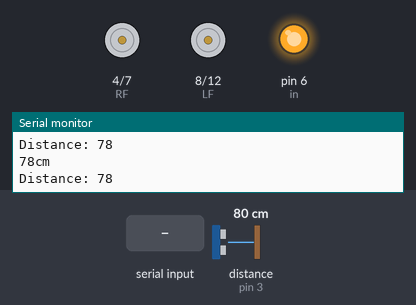
Recording of a sketch running on a simulated Arduino Uno, built with avr-gcc and run on an emulated ATmega328P. On the bench: motor-driver pin pairs drawn as motors (green arrow = first pin HIGH = forward, orange = second pin HIGH = backward, longer = more drive), output pins drawn as LEDs (lit = HIGH), the last lines printed to the serial monitor. Wiring (inferred from the names in the program): ultrasonic range finder: trigger pin 2; echo pin 3. Inputs (shaded band) come from the test bench; at power-on: distance to the obstacle (sensor on pin 3) 80 cm. The echo pulse lasts 58.3 µs per cm; pins used as bus, display or sensor lines are not drawn.

Above: at 1.2 s.
1.3 s: "1" received over Serial
At 2.0 s:
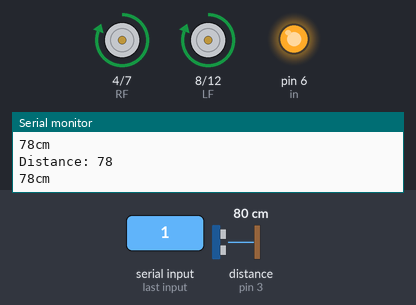
2.8 s: "2" received over Serial
At 4.0 s:
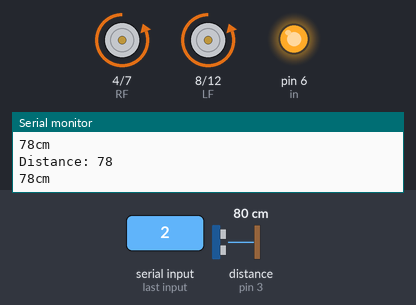
4.3 s: "4" received over Serial
At 5.1 s:
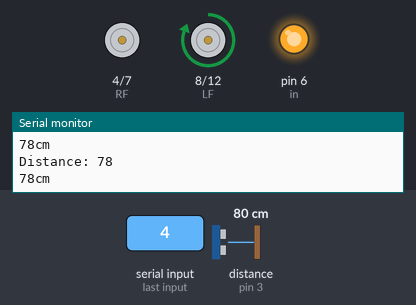
5.8 s: "3" received over Serial
At 6.8 s:
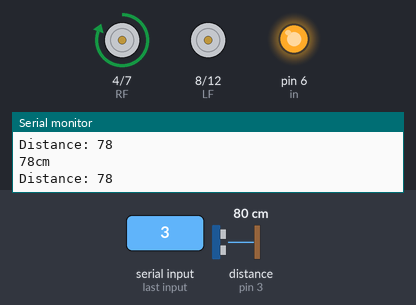
7.3 s: "6" received over Serial
At 7.6 s:
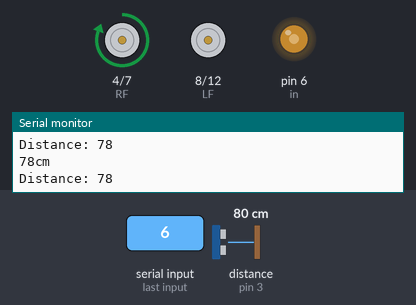
8.8 s: distance to the obstacle (sensor on pin 3) set to 34 cm
10.3 s: distance to the obstacle (sensor on pin 3) set to 29 cm
At 11.6 s:
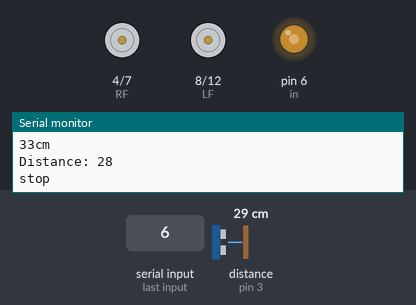
Timing chart, 0 to 12.8 s (numbered marks = the images above; inputs shaded):
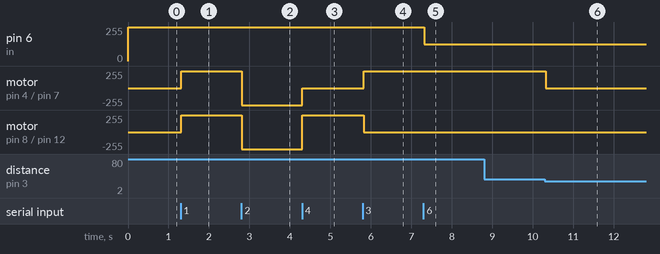

The sketch:

RC_Car_With_Line_Follower_1.ino
```cpp
#define de 11
#define in 6
#define m_sensor 9
#define r_sensor 10
#define l_sensor 13
#define MAX 90
#define kp 15
#define kd 5

int lasterror = 0;
int error = 0;


const int LeftMotorForward = 8;
const int LeftMotorBackward = 12;
const int RightMotorForward = 4;
const int RightMotorBackward = 7;
int duration,distance;

 int getDistance ;
#define RF 4 //right forward
#define RB 7 // right backward
#define LF 8  //left forward
#define LB 12 //left backward
char x ;
//byte de=11,in=6;       //AE =de= 11 , in = BE = 6
float k=255;
const int trigPin = 2 ;
const int echoPin = 3 ;


  void forward(){
  digitalWrite(RF, HIGH);
  digitalWrite(RB, LOW);
  digitalWrite(LF, HIGH);
  digitalWrite(LB, LOW);
  Serial.println("forword");
  }

void backward(){
  digitalWrite(RF, LOW);
  digitalWrite(RB, HIGH);
  digitalWrite(LF, LOW);
  digitalWrite(LB, HIGH);
  Serial.println("backward");
  }

void right(){
  digitalWrite(RF, HIGH);
  digitalWrite(RB, LOW);
  digitalWrite(LF, LOW);
  digitalWrite(LB, LOW);
  Serial.println("right");
  }


void left(){
  digitalWrite(RF, LOW);
  digitalWrite(RB, LOW);
  digitalWrite(LF, HIGH);
  digitalWrite(LB, LOW);
  Serial.println("left");
  }
void stop_motor(){
  digitalWrite(RF, LOW);
  digitalWrite(RB, LOW);
  digitalWrite(LF, LOW);
  digitalWrite(LB, LOW);
  Serial.println("stop");
  }


/********************************************************************************************************************************line*/
 void line(){

  Serial.println("line_follower");

  int8_t sensor_R = 0, sensor_M = 0, sensor_L = 0  ;

 sensor_R = digitalRead(r_sensor);
  sensor_M = digitalRead(m_sensor);
 sensor_L = digitalRead(l_sensor);
  lasterror = error;
  forward();
  if(sensor_R == 1 && sensor_M == 1 && sensor_L == 0){
    error = 2;
  }else if(sensor_R == 1 && sensor_M == 0 && sensor_L == 0){
    error = 1;
  }else if(sensor_R == 1 && sensor_M == 0 && sensor_L == 1){
    error = 0;
  }else if(sensor_R == 1 && sensor_M == 1 && sensor_L == 1){
    error = -3;
  }
  else if(sensor_R == 0 && sensor_M == 0 && sensor_L == 0){
    error = -4;
  }
  else if(sensor_R == 0 && sensor_M == 0 && sensor_L == 1){
    error = -1;
  }
   else if(sensor_R == 0 && sensor_M == 1 && sensor_L == 0){
    error = -6;
  }
else if(sensor_R == 1 && sensor_M == 0 && sensor_L == 1){
    error = -5;
  }
    if(error == -2 || error == -1 ){
      right();
     delay(50);
      stop_motor();
      delay(50);
    }
else if (error == -5 ){
      forward();
     delay(50);
     stop_motor();
     delay(50);
    }
    else if (error == 2 || error == 1  ){
      left();
      delay(50);
      stop_motor();
      delay(50);
    }
else if (error == 0 || error == -3  || error == -4 || error == -6){
      stop_motor();
    }


 analogWrite(de , MAX - error*kp - kd*lasterror);
  analogWrite(in , MAX + error*kp + kd*lasterror);

  }


  void setup() {
    pinMode(RF , OUTPUT);
  pinMode(RB , OUTPUT);
  pinMode(LF , OUTPUT);
  pinMode(LB , OUTPUT);
   pinMode(de , OUTPUT);
  pinMode(in , OUTPUT);
  analogWrite(de,255);
  analogWrite(in,255);
   pinMode(trigPin, OUTPUT);
  pinMode(echoPin, INPUT);
   Serial.begin(9600);

  // put your setup code here, to run once:

/*********************************************************************************line***********/
  pinMode(de,OUTPUT);
  pinMode(in,OUTPUT);
  digitalWrite(de,HIGH);
  digitalWrite(in,HIGH);

}


void loop() {


  Serial.print(distance);    //printing the numbers
  Serial.print("cm");       //and the unit
  Serial.println(" ");      //just printing to a new line


  //IF YOU WANT THE PORGRAM SPITTING OUT INFORMATION SLOWER, JUST UNCOMMENT(DELETE THE 2 //) THE NEXT LINE AND CHANGE THE NUMBER
  //delay(500);

  if (Serial.available()){
    x = Serial.read() ;
      Serial.print(x);

    if (x=='1'){
      forward();
    }else if(x=='2'){
      backward();
    }else if (x == '4'){
      left();
    }else if (x=='3'){
      right();
    }else if ( x=='5'){
    stop_motor();
    }
     else if(x=='6'&&k==255){
      analogWrite(in,127.5);
      analogWrite(de,127.5);
      k=127.5;
      Serial.print(k);
    }
     else if(x=='6'&&k==127.5){
      analogWrite(in,63.75);
      analogWrite(de,63.75);
     k=63.75;
     Serial.print(k);
    }
     else if(x=='6'&&k==63.75){
      analogWrite(in,31.875);
      analogWrite(de,31.875);
     k=31.875;
     Serial.print(k);
    }
    else if(x=='7'&&k==31.875){
      analogWrite(in,63.75);
      analogWrite(de,63.75);
      k=63.75;
      Serial.print(k);}
    else if(x=='7'&&k==63.75){
      analogWrite(in,127.5);
      analogWrite(de,127.5);
      k=127.5;
      Serial.print(k);
    }
    else if(x=='7'&&k==127.5){
      analogWrite(in,255);
      analogWrite(de,255);
      k=255;
      Serial.print(k);
      }


      else if(x=='8'){
      line();
    }
      }


  digitalWrite(trigPin, LOW);       // Clears the trigPin
  delayMicroseconds(2);
  digitalWrite(trigPin, HIGH);       // Sets the trigPin on HIGH state for 10 micro seconds
  delayMicroseconds(10);
  digitalWrite(trigPin, LOW);

  duration = pulseIn(echoPin, HIGH);    // Reads the echoPin, returns the sound wave travel time in microseconds

  distance= duration*0.034/2;             // Calculating the distance


  Serial.print("Distance: ");              // Prints the distance on the Serial Monitor
  Serial.println(distance);

 if(distance<30 && distance >0)
  {

    stop_motor();
    delay(1500);

  }


      }
```

Measured:
- the behaviour switches between 31 and 30 cm on distance to the obstacle (sensor on pin 3) (found by bisection; images 5 and 6)
- after the input at 1.3 s, motor on pin 4 (RF) / pin 7 (RB), motor on pin 8 (LF) / pin 12 (LB): stopped → forward 255/255 at once
- after the input at 2.8 s, motor on pin 4 (RF) / pin 7 (RB), motor on pin 8 (LF) / pin 12 (LB): forward 255/255 → backward 255/255 at once
- after the input at 4.3 s, motor on pin 4 (RF) / pin 7 (RB): backward 255/255 → stopped at once; motor on pin 8 (LF) / pin 12 (LB): backward 255/255 → forward 255/255 at once
- after the input at 5.8 s, motor on pin 4 (RF) / pin 7 (RB): stopped → forward 255/255 at once; motor on pin 8 (LF) / pin 12 (LB): forward 255/255 → stopped at once
- after the input at 7.3 s, pin 6 (in): 255/255 → 127/255 at once
- after the input at 10.3 s, motor on pin 4 (RF) / pin 7 (RB): forward 255/255 → stopped at once
